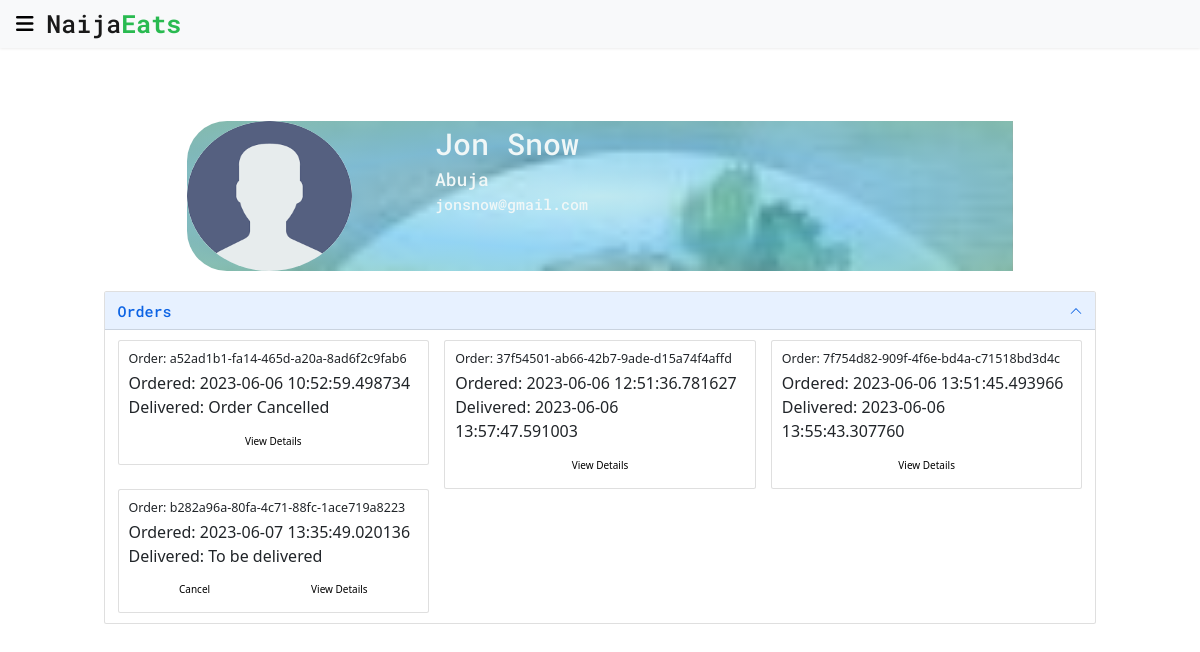
Screenshot of /profile/08f35844-1096-4335-8379-8561ba7b90d7 (signed in) with the database file from the repository.
### app/models/user.py (models this page shows, shortened)
class User(UserMixin, db.Model):
    id = db.Column(db.String(50), primary_key=True, default=generate_uuid)
    first_name = db.Column(db.String(70), nullable=True)
    last_name = db.Column(db.String(70), nullable=True)
    org_name = db.Column(db.String(70), nullable=True)
    image_url = db.Column(db.Text, nullable=False,
                          default='../static/images/sample_user.png')
    email = db.Column(db.String(150), nullable=False, unique=True)
    password = db.Column(db.String(100), nullable=False)
    is_business = db.Column(db.Boolean(), nullable=False, default=False)
    address = db.Column(db.Text, default='User Address Supposed To Go Here')
    city_id = db.Column(db.String(50), db.ForeignKey('city.id'),
                        nullable=False)
    menu = db.relationship('MenuItem', backref='restaurant', lazy=True)
    orders = db.relationship('PlacedOrder', backref='buyer', lazy=True)
    reviews = db.relationship('Review', backref='user', lazy=True)

### app/models/city.py (models this page shows, shortened)
class City(db.Model):
    id = db.Column(db.String(50), primary_key=True, default=generate_uuid)
    name = db.Column(db.String(30), nullable=False, unique=True)
    zip_code = db.Column(db.String(20))
    users = db.relationship('User', backref='city', lazy=True)

### app/models/placed_order.py (models this page shows, shortened)
class PlacedOrder(db.Model):
    id = db.Column(db.String(50), primary_key=True, default=generate_uuid)
    quantity = db.Column(db.Integer, nullable=False, default=0)
    order_date = db.Column(db.DateTime, nullable=False, default=datetime.now())
    delivery_date = db.Column(db.DateTime)
    delivery_address = db.Column(db.Text)
    total_price = db.Column(db.Float)
    cancelled = db.Column(db.Boolean, default=False)
    delivered = db.Column(db.Boolean, default=False)
    user_id = db.Column(db.String(50), db.ForeignKey('user.id'),
                        nullable=True)
    reviews = db.relationship('Review', backref='order', lazy=True)
    menu = db.relationship('MenuItem', secondary='order_menuitem',
                           backref='orders')

### app/user/routes.py (the view)
@bp.route("/profile/<user_id>")
@login_required
def profile(user_id):
    user = User.query.get(user_id)
    orders = []
    if user.is_business:
        menu = MenuItem.query.all()
        for menu_item in menu:
            if menu_item.restaurant == user:
                orders.extend(menu_item.orders)
        order_ids = set([order.id for order in orders])
        orders = []
        for order_id in order_ids:
            orders.append(PlacedOrder.query.get(order_id))
    else:
        orders = user.orders
    return render_template('profile.html', user=user, orders=orders)

### app/__init__.py (called while the page is built)
def create_app(config_class=Config):
    app = Flask(__name__)
    app.config.from_object(config_class)
    db.init_app(app=app)
    login_manager = LoginManager()
    login_manager.init_app(app)
    login_manager.login_view = 'user_bp.login'
    from app.main import bp as main_bp
    from app.user import bp as user_bp
    app.register_blueprint(main_bp)
    app.register_blueprint(user_bp)
    @login_manager.user_loader
    def load_user(user_id):
        return User.query.get(user_id)
    @app.route('/test/')
    def test_app():
        return '<h1>It seems the app is working well</h1>'
    return app

### app/templates/profile.html (shortened to what this page needs)
{% extends "base.html" %}
{% block content %}
{% include 'simple_nav.html' %}
<div class="profile-area">
  <div class="profile-header">
    <div class="profile-image">
      <img src="{{ user.image_url }}" alt="Image of a sample user profile">
    </div>
    <div class="profile-details">
      {% if user.is_business %}
      <span id="user_name">{{ user.org_name }}</span>
      {% else %}
      <span id="user_name">{{ user.first_name }} {{ user.last_name }}</span>
      {% endif %}
      <span id="user_city">{{ user.city.name }}</span>
      <span id="user_email">{{ user.email }}</span>
    </div>
  </div>
  <div class="profile-body">
    <div class="accordion" id="accordionExample">
      <div class="accordion-item">
        <h2 class="accordion-header" id="headingOne">
          <button class="accordion-button" type="button" data-bs-toggle="collapse" data-bs-target="#orderPane"
            aria-expanded="true" aria-controls="orderPane">
            <span class="accordion-header">Orders</span>
          </button>
        </h2>
        <div id="orderPane" class="accordion-collapse collapse show" aria-labelledby="headingOne"
          data-bs-parent="#accordionExample">
          <div class="accordion-body">
            {% if orders |length > 0 %}
            <div class="row">
              {% for order in orders %}
              <div class="col-sm-4">
                <div class="card">
                  <div class="card-body">
                    <h5 class="card-title">Order: {{ order.id }}</h5>
                    <p class="card-text">
                      <span>Ordered: {{ order.order_date }}</span><br>
                      <span>Delivered:
                        {% if order.delivered %}
                        {{ order.delivery_date }}
                        {% elif order.cancelled %}
                        Order Cancelled
                        {% else %}
                        To be delivered
                        {% endif %}
                      </span>
                    </p>
                    <div class="order-control">
                      {% if not user.is_business and not (order.delivered or order.cancelled) %}
                      <a href="{{ url_for('main_bp.cancel_order', order_id=order.id )}}" class="btn">Cancel</a>
                      {% endif %}
                      <a href="#" class="btn">View Details</a>
                    </div>
                  </div>
                </div>
              </div>
              {% endfor %}
            </div>
            {% else %}
            <b> Orders Associated With This User Will Appear Here </b>
            {% endif %}
          </div>
        </div>
      </div>
    </div>
  </div>
</div>
{% endblock %}

### app/static/style/main.css (style rules this page uses)
* { margin: 0; padding: 0; box-sizing: border-box; }
html { font-size: 10px; }
body { position: relative; font-size: 1.6rem; padding: 10px; }
a, a:link, a:visited, a:active { color: black; text-decoration: none; }
.profile-area { width: 90%; height: fit-content; margin: 5vh auto; padding: 1.5rem; }
.profile-header { width: 80%; margin: 0 auto; background-image: radial-gradient( ellipse, rgba(84, 213, 227, 0.3), rgba(105, 197, 240, 0.7), rgba(115, 199, 185, 0.7) ), url(../images/naijafoods.jpeg); background-repeat: no-repeat; background-size: 100%; background-position: top center; border-top-left-radius: 4rem; border-bottom-left-radius: 4rem; }
.profile-image { display: inline-block; width: 20%; height: fit-content; }
.profile-image img { width: 100%; height: 150px; border-radius: 50%; }
.profile-details { width: 70%; height: 50%; float: right; }
.profile-details span { display: block; font-family: 'Roboto Mono', monospace; font-weight: 500; color: #f0f7f7; }
.profile-details #user_name { font-size: 3rem; }
.profile-details #user_city { font-size: 1.8rem; }
.profile-details #user_email { font-size: 1.5rem; }
.profile-body { padding: 2rem; }
.profile-body .accordion-header { font-family: 'Roboto Mono', monospace; font-size: 1.5rem; font-weight: 500; }
.order-control { display: flex; flex-direction: row; justify-content: space-around; }

### rows the page displays
User: image_url (picture), first_name "Jon", last_name "Snow", email "jonsnow@gmail.com"
City: city.name "Abuja"
PlacedOrder: id "a52ad1b1-fa14-465d-a20a-8ad6f2c9fab6", order_date "2023-06-06 10:52:59.498734", delivered "Order Cancelled"
PlacedOrder: id "37f54501-ab66-42b7-9ade-d15a74f4affd", order_date "2023-06-06 12:51:36.781627", delivery_date "2023-06-06 13:57:47.591003"
PlacedOrder: id "7f754d82-909f-4f6e-bd4a-c71518bd3d4c", order_date "2023-06-06 13:51:45.493966", delivery_date "2023-06-06 13:55:43.307760"
PlacedOrder: id "b282a96a-80fa-4c71-88fc-1ace719a8223", order_date "2023-06-07 13:35:49.020136", delivered "To be delivered"
